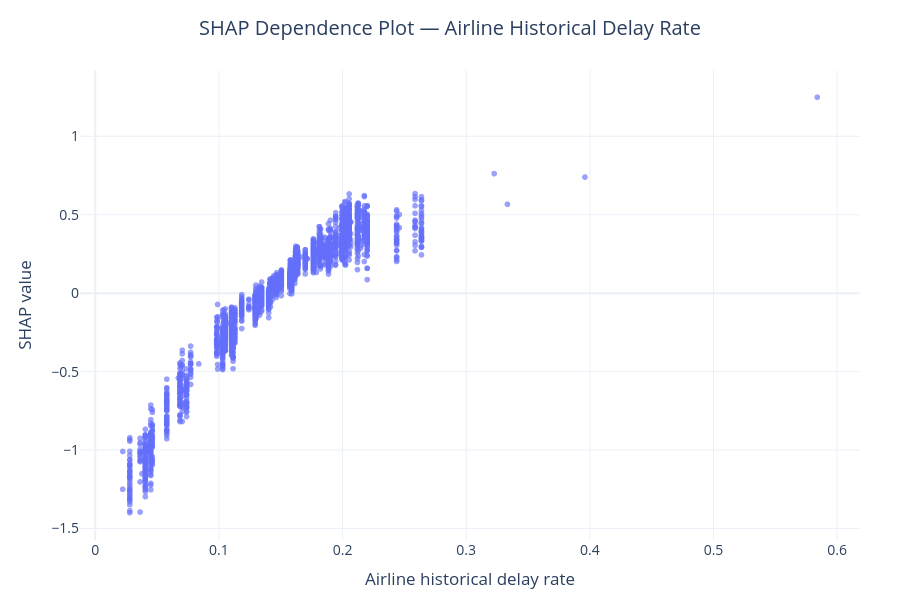

Notebook cell for this chart:
### Markdown cell above
### Interpretation

This Waterfall Plot explains one delayed flight selected from the SHAP sample. The model starts from the baseline prediction and each feature pushes the prediction either toward or away from a delay.

For this flight, **airline_hour_delay_rate** and **dep_day_of_year** were the strongest positive contributors, meaning that historical airline delay behavior and seasonal timing increased the model output toward a delayed-flight prediction. **origin_hourly_flights** and **route_hist_delay_rate** also contributed positively, suggesting that airport activity and route delay history were relevant for this case.

Some variables, such as **origin_wx_windspeed_10m**, slightly reduced the prediction. Overall, this individual explanation shows that the model decision was mainly driven by historical operational patterns and temporal factors.

### Code cell
# Interactive SHAP Dependence Plot

feature = "airline_hour_delay_rate"

dependence_df = pd.DataFrame({
    feature: X_sample[feature],
    "shap_value": shap_values[:, list(X_sample.columns).index(feature)]
})

fig = px.scatter(
    dependence_df,
    x=feature,
    y="shap_value",
    title="SHAP Dependence Plot — Airline Historical Delay Rate",
    labels={
        feature: "Airline historical delay rate",
        "shap_value": "SHAP value"
    },
    opacity=0.65,
    height=600
)

fig.update_layout(
    template="plotly_white",
    font=dict(size=14),
    title_x=0.5,
    margin=dict(l=80, r=40, t=70, b=60)
)

fig.show()

### Figure 1 — Plotly figure (JSON) as saved in the notebook; plotly's stock layout.template omitted (floating-point values rounded to 4 significant figures; data arrays with more than 128 entries replaced by an {"elided": "..."} marker saying what was removed)
{"data": [{"hovertemplate": "Airline historical delay rate=%{x}<br>SHAP value=%{y}<extra></extra>", "legendgroup": "", "marker": {"color": "#636efa", "opacity": 0.65, "symbol": "circle"}, "mode": "markers", "name": "", "showlegend": false, "type": "scattergl", "x": {"elided": "3000 float values"}, "xaxis": "x", "y": {"elided": "3000 float values"}, "yaxis": "y"}], "layout": {"font": {"size": 14}, "height": 600, "legend": {"tracegroupgap": 0}, "margin": {"b": 60, "l": 80, "r": 40, "t": 70}, "title": {"text": "SHAP Dependence Plot — Airline Historical Delay Rate", "x": 0.5}, "xaxis": {"anchor": "y", "domain": [0, 1], "title": {"text": "Airline historical delay rate"}}, "yaxis": {"anchor": "x", "domain": [0, 1], "title": {"text": "SHAP value"}}}}
